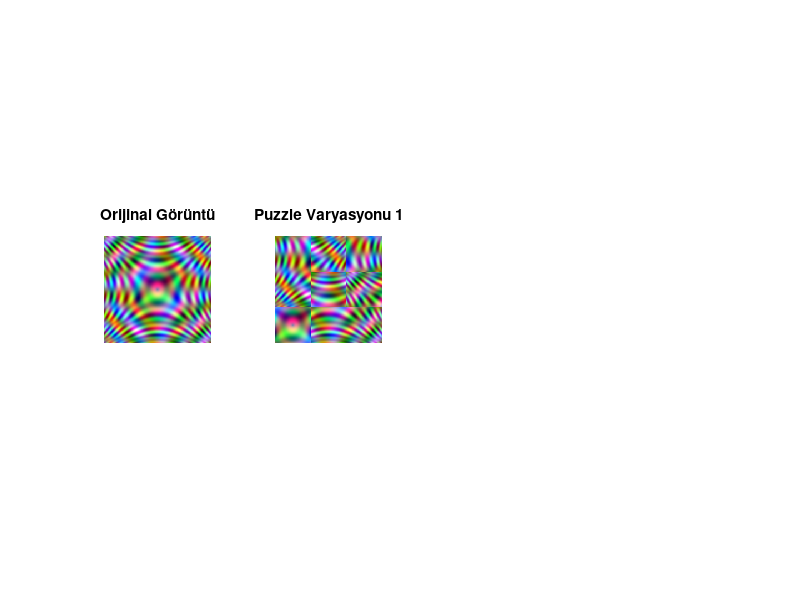

The MATLAB script that drew this image: (Note: this script raises an error after producing the figure.)
%% 3x3 Yapboz (Puzzle) Oluşturma
% Yapay RGB görüntüyü 9 parçaya bölüp rastgele karıştırarak
% 3 farklı puzzle varyasyonu üretir.

clc; clear; close all;

%% Yapay RGB görüntü üretimi (İşlem 1 ile aynı)
N = 300;
[x, y] = meshgrid(linspace(-10, 10, N), linspace(-10, 10, N));

R = sin(2 * sqrt(x.^2 + y.^2)) .* cos(0.8 * x);
G = cos(0.3 * x.^2 - 0.3 * y.^2) .* sin(y);
B = 0.7 * sin(x .* y / 6) + 0.3 * cos(1.5 * sqrt(x.^2 + y.^2));

R = (R - min(R(:))) / (max(R(:)) - min(R(:)));
G = (G - min(G(:))) / (max(G(:)) - min(G(:)));
B = (B - min(B(:))) / (max(B(:)) - min(B(:)));

RGB = cat(3, R, G, B);

%% Görüntüyü 3x3 parçaya bölme
parca = 3;
h = floor(N / parca);  % Her parçanın yüksekliği (piksel)
w = floor(N / parca);  % Her parçanın genişliği (piksel)

parcalar = cell(parca^2, 1);  % 9 parçayı saklayacak cell array
k = 1;

for i = 1:parca
    for j = 1:parca
        satir_bas = (i-1)*h + 1;
        satir_bit = i*h;
        sutun_bas = (j-1)*w + 1;
        sutun_bit = j*w;

        parcalar{k} = RGB(satir_bas:satir_bit, sutun_bas:sutun_bit, :);
        k = k + 1;
    end
end

%% Orijinal + 3 puzzle varyasyonunu gösterme
figure('Color','w');

subplot(1,4,1);
imshow(RGB);
title('Orijinal Görüntü');

for v = 1:3
    karisik_sira = randperm(9);  % Parçaları rastgele sırala
    yeni_resim = zeros(h*3, w*3, 3);

    % Parçaları karışık sırayla yerleştirme
    k = 1;
    for i = 1:3
        for j = 1:3
            satir_bas = (i-1)*h + 1;
            satir_bit = i*h;
            sutun_bas = (j-1)*w + 1;
            sutun_bit = j*w;

            yeni_resim(satir_bas:satir_bit, sutun_bas:sutun_bit, :) = parcalar{karisik_sira(k)};
            k = k + 1;
        end
    end

    subplot(1,4,v+1);
    imshow(yeni_resim);
    title(['Puzzle Varyasyonu ', num2str(v)]);
    hold on;

    % Parça sınırlarını beyaz çizgilerle belirtme
    for cizgi = 1:2
        xline(cizgi*w + 0.5, 'w', 'LineWidth', 0.7);
        yline(cizgi*h + 0.5, 'w', 'LineWidth', 0.7);
    end

    hold off;
end

sgtitle('3x3 Yapay RGB Bulmaca Seçenekleri');
